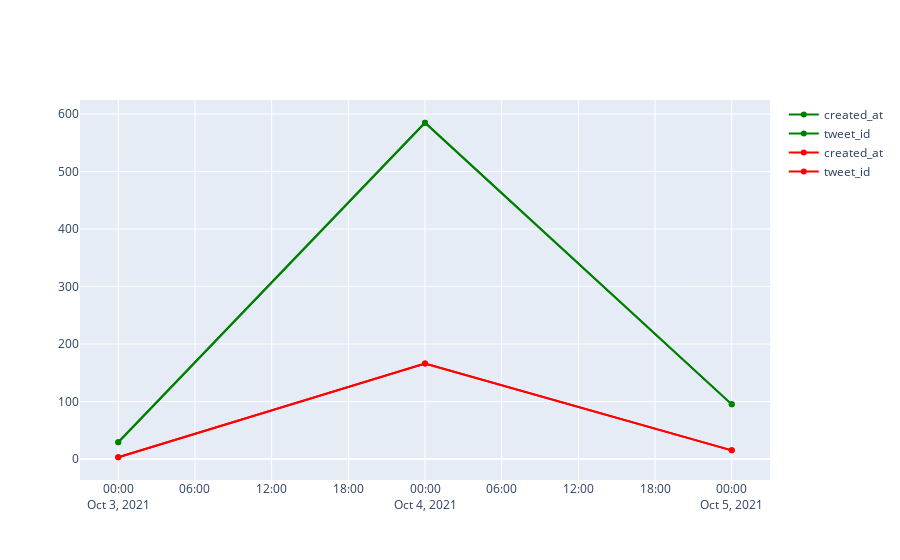

Write notebook code for a chart like this one.
### Code cell
import plotly.graph_objs as go
fig = go.Figure()
for col in pos.columns:
    fig.add_trace(go.Scatter(x=pos['created_at'], y=pos['tweet_id'],
                             name = col,
                             mode = 'markers+lines',
                             line=dict(shape='linear'),
                             connectgaps=True,
                             line_color='green'
                             )
                 )
for col in neg.columns:
    fig.add_trace(go.Scatter(x=neg['created_at'], y=neg['tweet_id'],
                             name = col,
                             mode = 'markers+lines',
                             line=dict(shape='linear'),
                             connectgaps=True,
                             line_color='red'
                             )
                 )
fig.show()

### Figure 1 — Plotly figure (JSON) as saved in the notebook; plotly's stock layout.template omitted (floating-point values rounded to 4 significant figures)
{"data": [{"connectgaps": true, "line": {"color": "green", "shape": "linear"}, "mode": "markers+lines", "name": "created_at", "type": "scatter", "x": ["2021-10-03", "2021-10-04", "2021-10-05"], "y": [29, 585, 95]}, {"connectgaps": true, "line": {"color": "green", "shape": "linear"}, "mode": "markers+lines", "name": "tweet_id", "type": "scatter", "x": ["2021-10-03", "2021-10-04", "2021-10-05"], "y": [29, 585, 95]}, {"connectgaps": true, "line": {"color": "red", "shape": "linear"}, "mode": "markers+lines", "name": "created_at", "type": "scatter", "x": ["2021-10-03", "2021-10-04", "2021-10-05"], "y": [3, 166, 15]}, {"connectgaps": true, "line": {"color": "red", "shape": "linear"}, "mode": "markers+lines", "name": "tweet_id", "type": "scatter", "x": ["2021-10-03", "2021-10-04", "2021-10-05"], "y": [3, 166, 15]}], "layout": {}}
